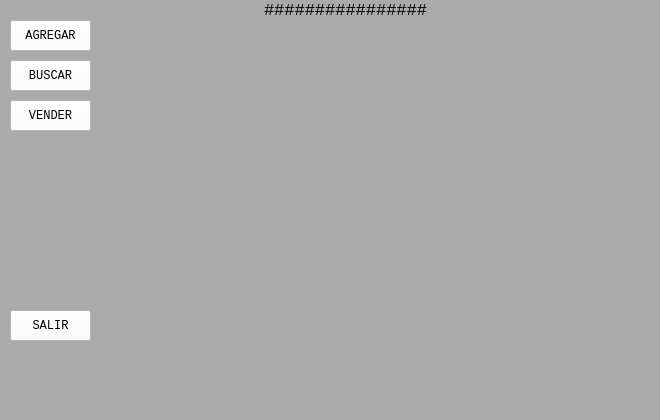
   <widget class="QWidget" name="widgetMenu" native="true">
    <property name="geometry">
     <rect>
      <x>0</x>
      <y>260</y>
      <width>660</width>
      <height>420</height>
     </rect>
    </property>
    <property name="styleSheet">
     <string notr="true">background-color: rgb(170, 170, 170);</string>
    </property>
    <widget class="QPushButton" name="ButonMenuAgregar">
     <property name="geometry">
      <rect>
       <x>10</x>
       <y>20</y>
       <width>81</width>
       <height>31</height>
      </rect>
     </property>
     <property name="font">
      <font>
       <family>Courier New</family>
      </font>
     </property>
     <property name="styleSheet">
      <string notr="true">background-color: rgb(255, 255, 255);</string>
     </property>
     <property name="text">
      <string>AGREGAR</string>
     </property>
    </widget>
    <widget class="QPushButton" name="ButtonMenuBuscar">
     <property name="geometry">
      <rect>
       <x>10</x>
       <y>60</y>
       <width>81</width>
       <height>31</height>
      </rect>
     </property>
     <property name="font">
      <font>
       <family>Courier New</family>
      </font>
     </property>
     <property name="styleSheet">
      <string notr="true">background-color: rgb(255, 255, 255);
</string>
     </property>
     <property name="text">
      <string>BUSCAR</string>
     </property>
    </widget>
    <widget class="QPushButton" name="ButtonMenuSalir">
     <property name="geometry">
      <rect>
       <x>10</x>
       <y>310</y>
       <width>81</width>
       <height>31</height>
      </rect>
     </property>
     <property name="font">
      <font>
       <family>Courier New</family>
      </font>
     </property>
     <property name="styleSheet">
      <string notr="true">background-color: rgb(255, 255, 255);</string>
     </property>
     <property name="text">
      <string>SALIR</string>
     </property>
    </widget>
    <widget class="QPushButton" name="ButtonMenuVender">
     <property name="geometry">
      <rect>
       <x>10</x>
       <y>100</y>
       <width>81</width>
       <height>31</height>
      </rect>
     </property>
     <property name="font">
      <font>
       <family>Courier New</family>
      </font>
     </property>
     <property name="styleSheet">
      <string notr="true">background-color: rgb(255, 255, 255);</string>
     </property>
     <property name="text">
      <string>VENDER</string>
     </property>
    </widget>
    <widget class="QLabel" name="labelMenuTitulo">
     <property name="geometry">
      <rect>
       <x>230</x>
       <y>0</y>
       <width>231</width>
       <height>21</height>
      </rect>
     </property>
     <property name="font">
      <font>
       <family>Courier New</family>
       <pointsize>13</pointsize>
      </font>
     </property>
     <property name="text">
      <string>################</string>
     </property>
     <property name="alignment">
      <set>Qt::AlignCenter</set>
     </property>
    </widget>
   </widget>
